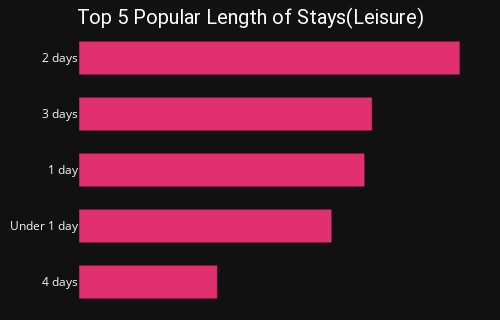
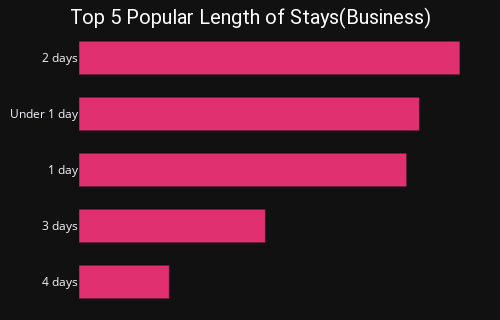

The notebook cell these images were saved under, in order:
### Markdown cell above
## 3.7 Visual 7 <a id="part3.7"></a>

### Code cell
leisure_df = df[df['Purpose_grp']=='Leisure']
length_of_stay_count = leisure_df.groupby('length_stay')['case'].count().sort_values(ascending=False).head(5)
length_of_stay_count = length_of_stay_count.sort_values(ascending=True)
length_of_stay = length_of_stay_count.index

fig7_leisure = go.Figure(go.Bar(x=length_of_stay_count,
                        y=length_of_stay,
                        orientation = 'h',
                        marker_color='#e03070',
                        hovertemplate='<b>%{y}</b>'+'<br>No. of Travellers: %{x}<extra></extra>'))

fig7_leisure.update_layout(
    title={'text': "Top 5 Popular Length of Stays(Leisure)",
           'font': {'size': 20,'family': 'Roboto','color':'#FFFFFF'},
           'x': 0.5,
           'y':0.97,
           'xanchor': 'center'},
     
     bargap=0.4,
     xaxis=dict(showline=False,showgrid=False,zeroline=False,showticklabels=False),
     hoverlabel=dict(font_size=14,font_family='Roboto'),
     template='plotly_dark',
     margin=dict(l=10, r=20, t=30, b=10),
     width=500,
     height=320)

fig7_leisure.show()

business_df = df[df['Purpose_grp']=='Business']
length_of_stay_count = business_df.groupby('length_stay')['case'].count().sort_values(ascending=False).head(5)
length_of_stay_count = length_of_stay_count.sort_values(ascending=True)
length_of_stay = length_of_stay_count.index

fig7_business = go.Figure(go.Bar(x=length_of_stay_count,
                                y=length_of_stay,
                                orientation = 'h',
                                marker_color='#e03070',
                                hovertemplate='<b>%{y}</b>'+'<br>No. of Travellers: %{x}<extra></extra>'))

fig7_business.update_layout(
    title={'text': "Top 5 Popular Length of Stays(Business)",
           'font': {'size': 20,'family': 'Roboto','color':'#FFFFFF'},
           'x': 0.5,
           'y':0.97,
           'xanchor': 'center'},
     
     bargap=0.4,
     xaxis=dict(showline=False,showgrid=False,zeroline=False,showticklabels=False),
     hoverlabel=dict(font_size=14,font_family='Roboto'),
     template='plotly_dark',
     margin=dict(l=10, r=20, t=30, b=10),
     width=500,
     height=320)

fig7_business.show()

### Figure 1 — Plotly figure (JSON) as saved in the notebook; plotly's stock layout.template omitted (floating-point values rounded to 4 significant figures)
{"data": [{"hovertemplate": "<b>%{y}</b><br>No. of Travellers: %{x}<extra></extra>", "marker": {"color": "#e03070"}, "orientation": "h", "type": "bar", "x": [500, 913, 1032, 1059, 1376], "y": ["4 days", "Under 1 day", "1 day", "3 days", "2 days"]}], "layout": {"bargap": 0.4, "height": 320, "hoverlabel": {"font": {"family": "Roboto", "size": 14}}, "margin": {"b": 10, "l": 10, "r": 20, "t": 30}, "title": {"font": {"color": "#FFFFFF", "family": "Roboto", "size": 20}, "text": "Top 5 Popular Length of Stays(Leisure)", "x": 0.5, "xanchor": "center", "y": 0.97}, "width": 500, "xaxis": {"showgrid": false, "showline": false, "showticklabels": false, "zeroline": false}}}

### Figure 2 — Plotly figure (JSON) as saved in the notebook; plotly's stock layout.template omitted (floating-point values rounded to 4 significant figures)
{"data": [{"hovertemplate": "<b>%{y}</b><br>No. of Travellers: %{x}<extra></extra>", "marker": {"color": "#e03070"}, "orientation": "h", "type": "bar", "x": [78, 161, 283, 294, 329], "y": ["4 days", "3 days", "1 day", "Under 1 day", "2 days"]}], "layout": {"bargap": 0.4, "height": 320, "hoverlabel": {"font": {"family": "Roboto", "size": 14}}, "margin": {"b": 10, "l": 10, "r": 20, "t": 30}, "title": {"font": {"color": "#FFFFFF", "family": "Roboto", "size": 20}, "text": "Top 5 Popular Length of Stays(Business)", "x": 0.5, "xanchor": "center", "y": 0.97}, "width": 500, "xaxis": {"showgrid": false, "showline": false, "showticklabels": false, "zeroline": false}}}
